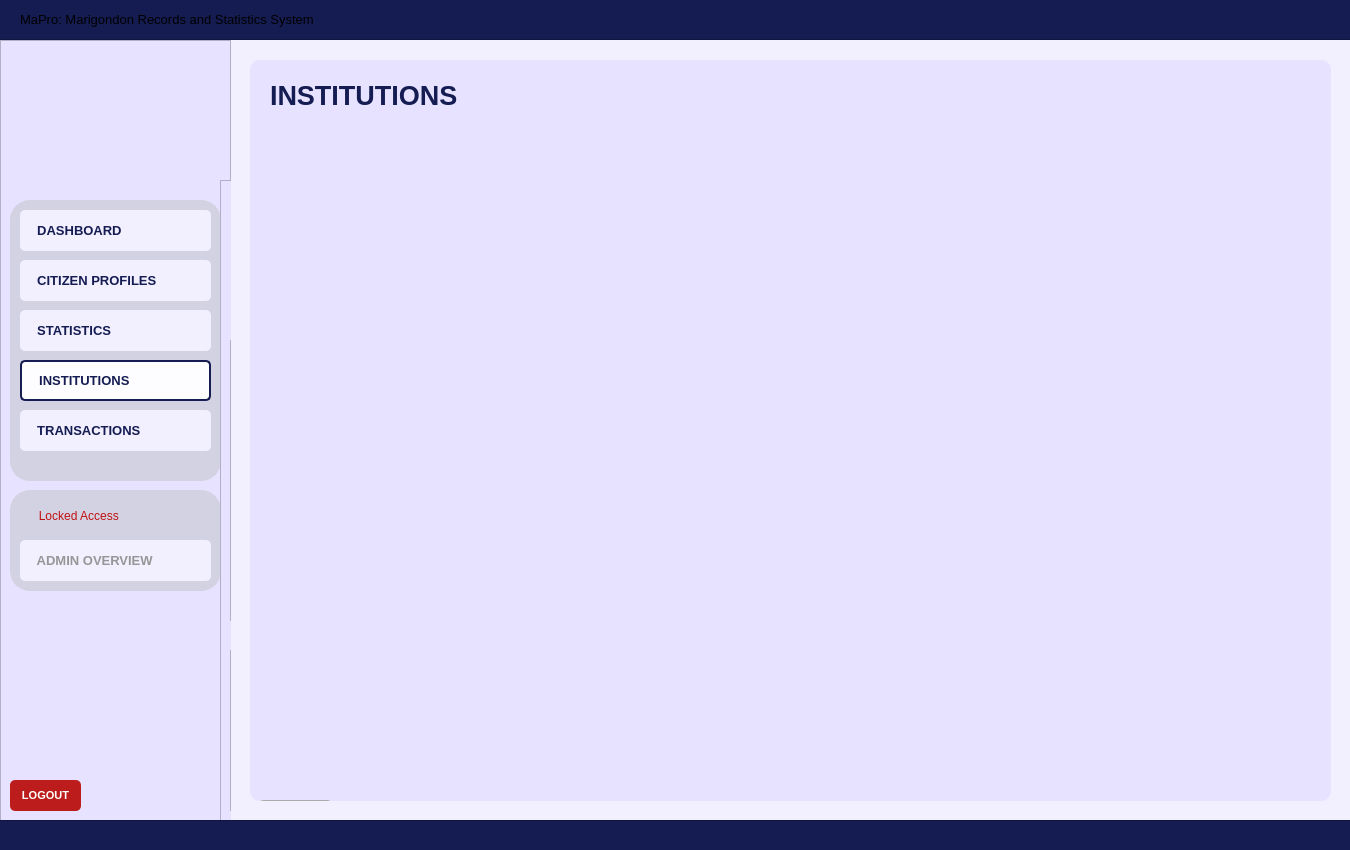
<?xml version="1.0" encoding="UTF-8"?>
<ui version="4.0">
 <class>User_dashboardWidget</class>
 <widget class="QWidget" name="User_dashboardWidget">
  <property name="geometry">
   <rect>
    <x>0</x>
    <y>0</y>
    <width>1350</width>
    <height>850</height>
   </rect>
  </property>
  <property name="sizePolicy">
   <sizepolicy hsizetype="Fixed" vsizetype="Fixed">
    <horstretch>0</horstretch>
    <verstretch>0</verstretch>
   </sizepolicy>
  </property>
  <property name="maximumSize">
   <size>
    <width>1350</width>
    <height>850</height>
   </size>
  </property>
  <property name="windowTitle">
   <string>Form</string>
  </property>
  <property name="styleSheet">
   <string notr="true">#User_dashboardWidget{
	background-color: #f2efff;
}</string>
  </property>
  <widget class="QFrame" name="baseNavFrame">
   <property name="geometry">
    <rect>
     <x>0</x>
     <y>40</y>
     <width>231</width>
     <height>781</height>
    </rect>
   </property>
   <property name="styleSheet">
    <string notr="true">#baseNavFrame {
	background-color: #e7e2ff;
}</string>
   </property>
   <property name="frameShape">
    <enum>QFrame::Shape::StyledPanel</enum>
   </property>
   <property name="frameShadow">
    <enum>QFrame::Shadow::Raised</enum>
   </property>
   <widget class="QFrame" name="baseNavFramesub1">
    <property name="geometry">
     <rect>
      <x>10</x>
      <y>160</y>
      <width>211</width>
      <height>281</height>
     </rect>
    </property>
    <property name="autoFillBackground">
     <bool>false</bool>
    </property>
    <property name="styleSheet">
     <string notr="true">#baseNavFramesub1{
	background-color: #d3d2e2;
	border-radius: 20px;
	border: 2px solid #d3d2e2;
	opacity: 0.1;
}</string>
    </property>
    <property name="frameShape">
     <enum>QFrame::Shape::StyledPanel</enum>
    </property>
    <property name="frameShadow">
     <enum>QFrame::Shadow::Raised</enum>
    </property>
    <widget class="QPushButton" name="nav_buttonDashboard">
     <property name="geometry">
      <rect>
       <x>10</x>
       <y>10</y>
       <width>191</width>
       <height>41</height>
      </rect>
     </property>
     <property name="font">
      <font>
       <family>Arial</family>
       <pointsize>10</pointsize>
       <bold>true</bold>
      </font>
     </property>
     <property name="cursor">
      <cursorShape>PointingHandCursor</cursorShape>
     </property>
     <property name="layoutDirection">
      <enum>Qt::LayoutDirection::LeftToRight</enum>
     </property>
     <property name="styleSheet">
      <string notr="true">#nav_buttonDashboard {
    background-color: #f2efff;
    color: #141c52;
    border-radius: 5px;
	text-align: left;
	padding: 10px;
}
#nav_buttonDashboard:hover {
    background-color: #fdfdff; /* Slightly lighter blue when hovered */
}
#nav_buttonDashboard:pressed {
    background-color: #e7e5f4; /* Darker blue when clicked */
}</string>
     </property>
     <property name="text">
      <string>  DASHBOARD</string>
     </property>
     <property name="icon">
      <iconset>
       <normaloff>../../Assets/Icons/icon_dashboard.svg</normaloff>../../Assets/Icons/icon_dashboard.svg</iconset>
     </property>
     <property name="iconSize">
      <size>
       <width>30</width>
       <height>30</height>
      </size>
     </property>
    </widget>
    <widget class="QPushButton" name="nav_buttonCitizenProfiles">
     <property name="geometry">
      <rect>
       <x>10</x>
       <y>60</y>
       <width>191</width>
       <height>41</height>
      </rect>
     </property>
     <property name="font">
      <font>
       <family>Arial</family>
       <pointsize>10</pointsize>
       <bold>true</bold>
      </font>
     </property>
     <property name="cursor">
      <cursorShape>PointingHandCursor</cursorShape>
     </property>
     <property name="styleSheet">
      <string notr="true">#nav_buttonCitizenProfiles {
    background-color: #f2efff;
    color: #141c52;
    border-radius: 5px;
	text-align: left;;
    padding: 10px; /* Optional: Adjusts spacing inside the button */
}
#nav_buttonCitizenProfiles:hover {
    background-color: #fdfdff; /* Slightly lighter blue when hovered */
}
#nav_buttonCitizenProfiles:pressed {
    background-color: #e7e5f4; /* Darker blue when clicked */
}</string>
     </property>
     <property name="text">
      <string>  CITIZEN PROFILES</string>
     </property>
     <property name="icon">
      <iconset>
       <normaloff>../../Assets/Icons/icon_citizenprofiles.svg</normaloff>../../Assets/Icons/icon_citizenprofiles.svg</iconset>
     </property>
     <property name="iconSize">
      <size>
       <width>30</width>
       <height>30</height>
      </size>
     </property>
    </widget>
    <widget class="QPushButton" name="nav_buttonStatistics">
     <property name="geometry">
      <rect>
       <x>10</x>
       <y>110</y>
       <width>191</width>
       <height>41</height>
      </rect>
     </property>
     <property name="font">
      <font>
       <family>Arial</family>
       <pointsize>10</pointsize>
       <bold>true</bold>
      </font>
     </property>
     <property name="cursor">
      <cursorShape>PointingHandCursor</cursorShape>
     </property>
     <property name="styleSheet">
      <string notr="true">#nav_buttonStatistics {
    background-color: #f2efff;
    color: #141c52;
    border-radius: 5px;
	text-align: left;
    padding: 10px; /* Optional: Adjusts spacing inside the button */
}
#nav_buttonStatistics:hover {
    background-color: #fdfdff; /* Slightly lighter blue when hovered */
}
#nav_buttonStatistics:pressed {
    background-color: #e7e5f4; /* Darker blue when clicked */
}
</string>
     </property>
     <property name="text">
      <string>  STATISTICS</string>
     </property>
     <property name="icon">
      <iconset>
       <normaloff>../../Assets/Icons/icon_statistics.svg</normaloff>../../Assets/Icons/icon_statistics.svg</iconset>
     </property>
     <property name="iconSize">
      <size>
       <width>30</width>
       <height>30</height>
      </size>
     </property>
    </widget>
    <widget class="QPushButton" name="nav_buttonSchedules">
     <property name="geometry">
      <rect>
       <x>10</x>
       <y>210</y>
       <width>191</width>
       <height>41</height>
      </rect>
     </property>
     <property name="font">
      <font>
       <family>Arial</family>
       <pointsize>10</pointsize>
       <bold>true</bold>
      </font>
     </property>
     <property name="cursor">
      <cursorShape>PointingHandCursor</cursorShape>
     </property>
     <property name="styleSheet">
      <string notr="true">#nav_buttonSchedules {
    background-color: #f2efff;
    color: #141c52;
    border-radius: 5px;
	text-align: left;
    padding: 10px; /* Optional: Adjusts spacing inside the button */
}
#nav_buttonSchedules:hover {
    background-color: #fdfdff; /* Slightly lighter blue when hovered */
}
#nav_buttonSchedules:pressed {
    background-color: #e7e5f4; /* Darker blue when clicked */
}</string>
     </property>
     <property name="text">
      <string>  TRANSACTIONS</string>
     </property>
     <property name="icon">
      <iconset>
       <normaloff>../../Assets/Icons/icon_schedule.svg</normaloff>../../Assets/Icons/icon_schedule.svg</iconset>
     </property>
     <property name="iconSize">
      <size>
       <width>30</width>
       <height>30</height>
      </size>
     </property>
    </widget>
    <widget class="QPushButton" name="nav_buttonBusiness">
     <property name="geometry">
      <rect>
       <x>10</x>
       <y>160</y>
       <width>191</width>
       <height>41</height>
      </rect>
     </property>
     <property name="font">
      <font>
       <family>Arial</family>
       <pointsize>10</pointsize>
       <bold>true</bold>
      </font>
     </property>
     <property name="cursor">
      <cursorShape>PointingHandCursor</cursorShape>
     </property>
     <property name="styleSheet">
      <string notr="true">#nav_buttonBusiness {
    background-color: #fdfdff;
    color: #141c52;
    border-radius: 5px;
	border: 2px solid #141c52; 
	text-align: left;
    padding: 10px; /* Optional: Adjusts spacing inside the button */
}
</string>
     </property>
     <property name="text">
      <string>  INSTITUTIONS</string>
     </property>
     <property name="icon">
      <iconset>
       <normaloff>../../Assets/Icons/icon_business.svg</normaloff>../../Assets/Icons/icon_business.svg</iconset>
     </property>
     <property name="iconSize">
      <size>
       <width>30</width>
       <height>30</height>
      </size>
     </property>
    </widget>
   </widget>
   <widget class="QFrame" name="baseNavFramesub2">
    <property name="geometry">
     <rect>
      <x>10</x>
      <y>450</y>
      <width>211</width>
      <height>101</height>
     </rect>
    </property>
    <property name="autoFillBackground">
     <bool>false</bool>
    </property>
    <property name="styleSheet">
     <string notr="true">#baseNavFramesub2{
	background-color: #d3d2e2;
	border-radius: 20px;
	border: 2px solid #d3d2e2;
	opacity: 0.1;
}</string>
    </property>
    <property name="frameShape">
     <enum>QFrame::Shape::StyledPanel</enum>
    </property>
    <property name="frameShadow">
     <enum>QFrame::Shadow::Raised</enum>
    </property>
    <widget class="QPushButton" name="nav_buttonAdminOverview">
     <property name="geometry">
      <rect>
       <x>10</x>
       <y>50</y>
       <width>191</width>
       <height>41</height>
      </rect>
     </property>
     <property name="font">
      <font>
       <family>Arial</family>
       <pointsize>10</pointsize>
       <bold>true</bold>
      </font>
     </property>
     <property name="cursor">
      <cursorShape>ForbiddenCursor</cursorShape>
     </property>
     <property name="styleSheet">
      <string notr="true">#nav_buttonAdminOverview {
    background-color: #f2efff;
    color: #969696;
    border-radius: 5px;
	text-align: left;
    padding: 10px; /* Optional: Adjusts spacing inside the button */
}
/*#nav_buttonAdminOverview:hover {
    background-color: #fdfdff;
}
#nav_buttonAdminOverview:pressed {
    background-color: #e7e5f4; 
}*/</string>
     </property>
     <property name="text">
      <string>  ADMIN OVERVIEW</string>
     </property>
     <property name="icon">
      <iconset>
       <normaloff>../../Assets/Icons/icon_adminoverview_off.svg</normaloff>../../Assets/Icons/icon_adminoverview_off.svg</iconset>
     </property>
     <property name="iconSize">
      <size>
       <width>30</width>
       <height>30</height>
      </size>
     </property>
    </widget>
    <widget class="QPushButton" name="nav_isLocked">
     <property name="geometry">
      <rect>
       <x>10</x>
       <y>10</y>
       <width>111</width>
       <height>31</height>
      </rect>
     </property>
     <property name="styleSheet">
      <string notr="true">#nav_isLocked{
	background-color: #d3d2e2;
	border-radius: 20px;
	border: 2px solid #d3d2e2;
	opacity: 0.1;
	color: #c01111;
}</string>
     </property>
     <property name="text">
      <string>  Locked Access</string>
     </property>
     <property name="icon">
      <iconset>
       <normaloff>../../Assets/Icons/icon_isLocked.svg</normaloff>../../Assets/Icons/icon_isLocked.svg</iconset>
     </property>
     <property name="iconSize">
      <size>
       <width>20</width>
       <height>20</height>
      </size>
     </property>
    </widget>
   </widget>
   <widget class="QLabel" name="nav_imageLogo">
    <property name="geometry">
     <rect>
      <x>70</x>
      <y>30</y>
      <width>91</width>
      <height>91</height>
     </rect>
    </property>
    <property name="font">
     <font>
      <family>Arial</family>
      <pointsize>18</pointsize>
      <bold>true</bold>
     </font>
    </property>
    <property name="styleSheet">
     <string notr="true">#nav_imageLogo{	
	background-color: transparent;
	color: #ffffff;
}
</string>
    </property>
    <property name="text">
     <string/>
    </property>
    <property name="pixmap">
     <pixmap>../../Assets/Images/logo_brgyClear.png</pixmap>
    </property>
    <property name="scaledContents">
     <bool>true</bool>
    </property>
   </widget>
   <widget class="QPushButton" name="logout_buttonLogout">
    <property name="geometry">
     <rect>
      <x>10</x>
      <y>740</y>
      <width>71</width>
      <height>31</height>
     </rect>
    </property>
    <property name="font">
     <font>
      <family>Arial</family>
      <pointsize>8</pointsize>
      <bold>true</bold>
     </font>
    </property>
    <property name="cursor">
     <cursorShape>PointingHandCursor</cursorShape>
    </property>
    <property name="styleSheet">
     <string notr="true">#logout_buttonLogout {
    background-color: #bc1c1c;
    color: white;
    border-radius: 5px;
    padding: 10px; /* Optional: Adjusts spacing inside the button */
}
#logout_buttonLogout:hover {
    background-color: #d82020; /* Slightly lighter blue when hovered */
}
#logout_buttonLogout:pressed {
    background-color: #8c1515; /* Darker blue when clicked */
}</string>
    </property>
    <property name="text">
     <string>LOGOUT</string>
    </property>
   </widget>
   <widget class="QFrame" name="baseNavFrame_2">
    <property name="geometry">
     <rect>
      <x>220</x>
      <y>140</y>
      <width>231</width>
      <height>781</height>
     </rect>
    </property>
    <property name="styleSheet">
     <string notr="true">background-color: #e7e2ff;</string>
    </property>
    <property name="frameShape">
     <enum>QFrame::Shape::StyledPanel</enum>
    </property>
    <property name="frameShadow">
     <enum>QFrame::Shadow::Raised</enum>
    </property>
    <widget class="QFrame" name="baseNavFramesub1_2">
     <property name="geometry">
      <rect>
       <x>10</x>
       <y>160</y>
       <width>211</width>
       <height>281</height>
      </rect>
     </property>
     <property name="autoFillBackground">
      <bool>false</bool>
     </property>
     <property name="styleSheet">
      <string notr="true">#baseNavFramesub1{
	background-color: #d3d2e2;
	border-radius: 20px;
	border: 2px solid #d3d2e2;
	opacity: 0.1;
}</string>
     </property>
     <property name="frameShape">
      <enum>QFrame::Shape::StyledPanel</enum>
     </property>
     <property name="frameShadow">
      <enum>QFrame::Shadow::Raised</enum>
     </property>
    </widget>
    <widget class="QFrame" name="baseNavFramesub2_2">
     <property name="geometry">
      <rect>
       <x>10</x>
       <y>470</y>
       <width>211</width>
       <height>161</height>
      </rect>
     </property>
     <property name="autoFillBackground">
      <bool>false</bool>
     </property>
     <property name="styleSheet">
      <string notr="true">#baseNavFramesub2{
	background-color: #d3d2e2;
	border-radius: 20px;
	border: 2px solid #d3d2e2;
	opacity: 0.1;
}</string>
     </property>
     <property name="frameShape">
      <enum>QFrame::Shape::StyledPanel</enum>
     </property>
     <property name="frameShadow">
      <enum>QFrame::Shadow::Raised</enum>
     </property>
    </widget>
    <widget class="QLabel" name="login_imageLogo_2">
     <property name="geometry">
      <rect>
       <x>70</x>
       <y>30</y>
       <width>91</width>
       <height>91</height>
      </rect>
     </property>
     <property name="font">
      <font>
       <family>Arial</family>
       <pointsize>18</pointsize>
       <bold>true</bold>
      </font>
     </property>
     <property name="styleSheet">
      <string notr="true">#login_imageLogo{	
	background-color: transparent;
	color: #ffffff;
}
</string>
     </property>
     <property name="text">
      <string/>
     </property>
     <property name="pixmap">
      <pixmap>../Assets/logo_brgyClear.png</pixmap>
     </property>
     <property name="scaledContents">
      <bool>true</bool>
     </property>
    </widget>
    <widget class="QPushButton" name="logout_buttonLogout_2">
     <property name="geometry">
      <rect>
       <x>10</x>
       <y>740</y>
       <width>71</width>
       <height>31</height>
      </rect>
     </property>
     <property name="font">
      <font>
       <family>Arial</family>
       <pointsize>8</pointsize>
       <bold>true</bold>
      </font>
     </property>
     <property name="cursor">
      <cursorShape>PointingHandCursor</cursorShape>
     </property>
     <property name="styleSheet">
      <string notr="true">#logout_buttonLogout {
    background-color: #bc1c1c;
    color: white;
    border-radius: 5px;
    padding: 10px; /* Optional: Adjusts spacing inside the button */
}
#logout_buttonLogout:hover {
    background-color: #d82020; /* Slightly lighter blue when hovered */
}
#logout_buttonLogout:pressed {
    background-color: #8c1515; /* Darker blue when clicked */
}</string>
     </property>
     <property name="text">
      <string>LOGOUT</string>
     </property>
    </widget>
   </widget>
  </widget>
  <widget class="QFrame" name="border_blueLines1">
   <property name="geometry">
    <rect>
     <x>-10</x>
     <y>-1</y>
     <width>1371</width>
     <height>41</height>
    </rect>
   </property>
   <property name="styleSheet">
    <string notr="true">#border_blueLines1{
	background-color: #141c52;
}
</string>
   </property>
   <property name="frameShape">
    <enum>QFrame::Shape::StyledPanel</enum>
   </property>
   <property name="frameShadow">
    <enum>QFrame::Shadow::Raised</enum>
   </property>
   <widget class="QLabel" name="title_bodyDashboardSystemTitle">
    <property name="geometry">
     <rect>
      <x>30</x>
      <y>0</y>
      <width>471</width>
      <height>41</height>
     </rect>
    </property>
    <property name="font">
     <font>
      <family>Arial</family>
      <pointsize>10</pointsize>
      <bold>false</bold>
     </font>
    </property>
    <property name="styleSheet">
     <string notr="true">#title_bodyDashboardSystemTitle {
	background-color: transparent;
	color: #white;
}
</string>
    </property>
    <property name="text">
     <string>MaPro: Marigondon Records and Statistics System</string>
    </property>
    <property name="alignment">
     <set>Qt::AlignmentFlag::AlignLeading|Qt::AlignmentFlag::AlignLeft|Qt::AlignmentFlag::AlignVCenter</set>
    </property>
   </widget>
  </widget>
  <widget class="QFrame" name="border_blueLines2">
   <property name="geometry">
    <rect>
     <x>-10</x>
     <y>820</y>
     <width>1381</width>
     <height>31</height>
    </rect>
   </property>
   <property name="styleSheet">
    <string notr="true">#border_blueLines2{
	background-color: #141c52;
}
</string>
   </property>
   <property name="frameShape">
    <enum>QFrame::Shape::StyledPanel</enum>
   </property>
   <property name="frameShadow">
    <enum>QFrame::Shadow::Raised</enum>
   </property>
  </widget>
  <widget class="QFrame" name="baseBodyFrame">
   <property name="geometry">
    <rect>
     <x>250</x>
     <y>60</y>
     <width>1081</width>
     <height>741</height>
    </rect>
   </property>
   <property name="styleSheet">
    <string notr="true">#baseBodyFrame {
	background-color: #e7e2ff;
	border: none;
	border-radius: 10px;
}</string>
   </property>
   <property name="frameShape">
    <enum>QFrame::Shape::StyledPanel</enum>
   </property>
   <property name="frameShadow">
    <enum>QFrame::Shadow::Raised</enum>
   </property>
   <widget class="QPushButton" name="logout_buttonLogout_3">
    <property name="geometry">
     <rect>
      <x>10</x>
      <y>740</y>
      <width>71</width>
      <height>31</height>
     </rect>
    </property>
    <property name="font">
     <font>
      <family>Arial</family>
      <pointsize>8</pointsize>
      <bold>true</bold>
     </font>
    </property>
    <property name="cursor">
     <cursorShape>PointingHandCursor</cursorShape>
    </property>
    <property name="styleSheet">
     <string notr="true">#logout_buttonLogout {
    background-color: #bc1c1c;
    color: white;
    border-radius: 5px;
    padding: 10px; /* Optional: Adjusts spacing inside the button */
}
#logout_buttonLogout:hover {
    background-color: #d82020; /* Slightly lighter blue when hovered */
}
#logout_buttonLogout:pressed {
    background-color: #8c1515; /* Darker blue when clicked */
}</string>
    </property>
    <property name="text">
     <string>LOGOUT</string>
    </property>
   </widget>
   <widget class="QLabel" name="title_bodyBusiness">
    <property name="geometry">
     <rect>
      <x>20</x>
      <y>20</y>
      <width>381</width>
      <height>31</height>
     </rect>
    </property>
    <property name="font">
     <font>
      <family>Arial</family>
      <pointsize>20</pointsize>
      <bold>true</bold>
     </font>
    </property>
    <property name="styleSheet">
     <string notr="true">#title_bodyBusiness {
	background-color: transparent;
	color: #141c52;
}
</string>
    </property>
    <property name="text">
     <string>INSTITUTIONS</string>
    </property>
   </widget>
  </widget>
 </widget>
 <resources/>
 <connections/>
</ui>
